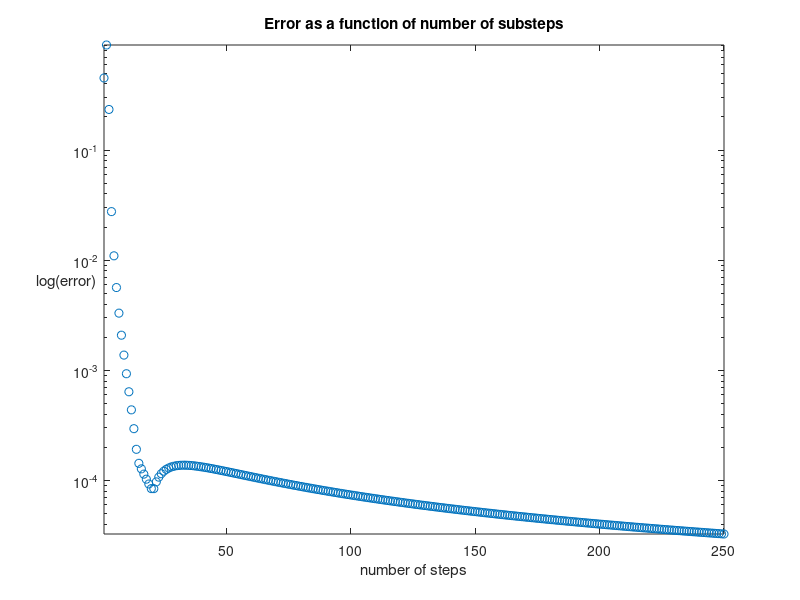

MATLAB code to generate this figure:
%% Example 2.1: Finite Dimensional Matrices
%
% In this example we consider the system of ordinary differential equations
% 
% $$ u_t  + A u = 0, \qquad u(0) = u_0,$$
% 
% where the matrix A has complex eigenvalues. To avoid these eigenvalues,
% we split A into two submatrices A1 and A2 that each have only real
% eigenvalues and compute an approximate solution based on the operator
% splitting:
%
% $$ u_t \approx [ \exp(-\Delta t A_2) \circ \exp(-\Delta t A_1) ]^n u_0. $$
%

%% Show the matrix and compute eigenvalues
A=[1 2; -2 2]
[R, lambda]=eig(A);
disp('Eigenvalues of A:'), disp(diag(lambda)')

%% Split A into A1 and A2
% Make a splitting so that the eigenvalues of the two new matrices are real
A1 = [0.5 0; -2 1]
[R,lambda1]=eig(A1); disp('Eigenvalues of A1:'), disp(diag(lambda1)') 

A2 = A-A1
[R,lambda2]=eig(A2); disp('Eigenvalues of A2:'), disp(diag(lambda2)')

%% Investigate accuracy of the splitting
% We compute the approximate solution at time T=pi using N splitting
% steps and report the splitting error as a function of N
T=pi;
N=250;
u0=[1 1]';
uexact=expm(-T*A)*u0;
error=zeros(N,1);
for nstep=1:N,
	usplit=u0;
	dt=T/nstep;
	Astep=expm(-dt*A2)*expm(-dt*A1);
	for i=1:nstep;
		usplit=Astep*usplit;
	end;
	error(nstep)=sum(abs(uexact-usplit));
end;

semilogy(error,'o');
title('Error as a function of number of substeps'); axis tight;
ylabel('log(error)','Rotation',0); xlabel('number of steps');
